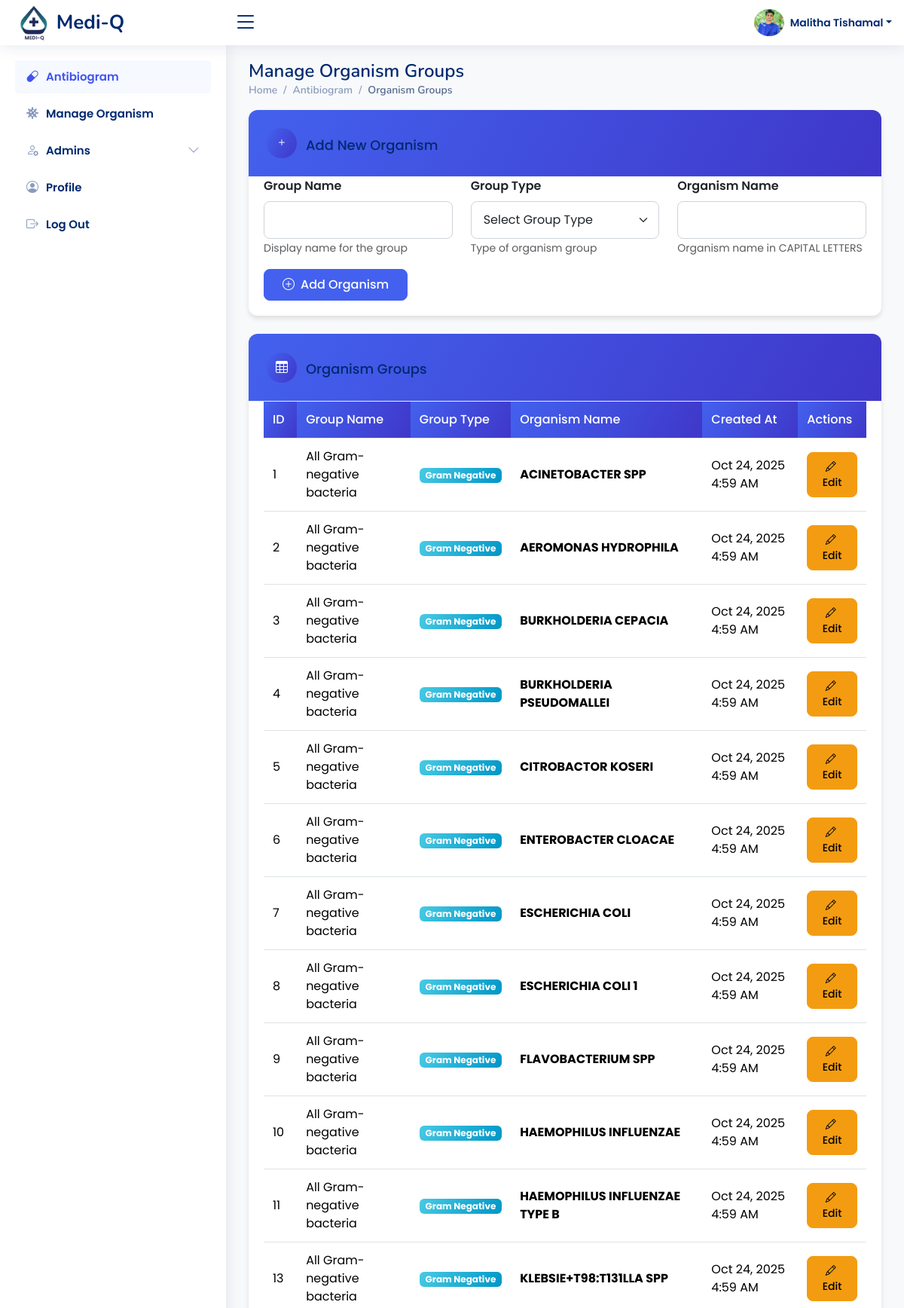
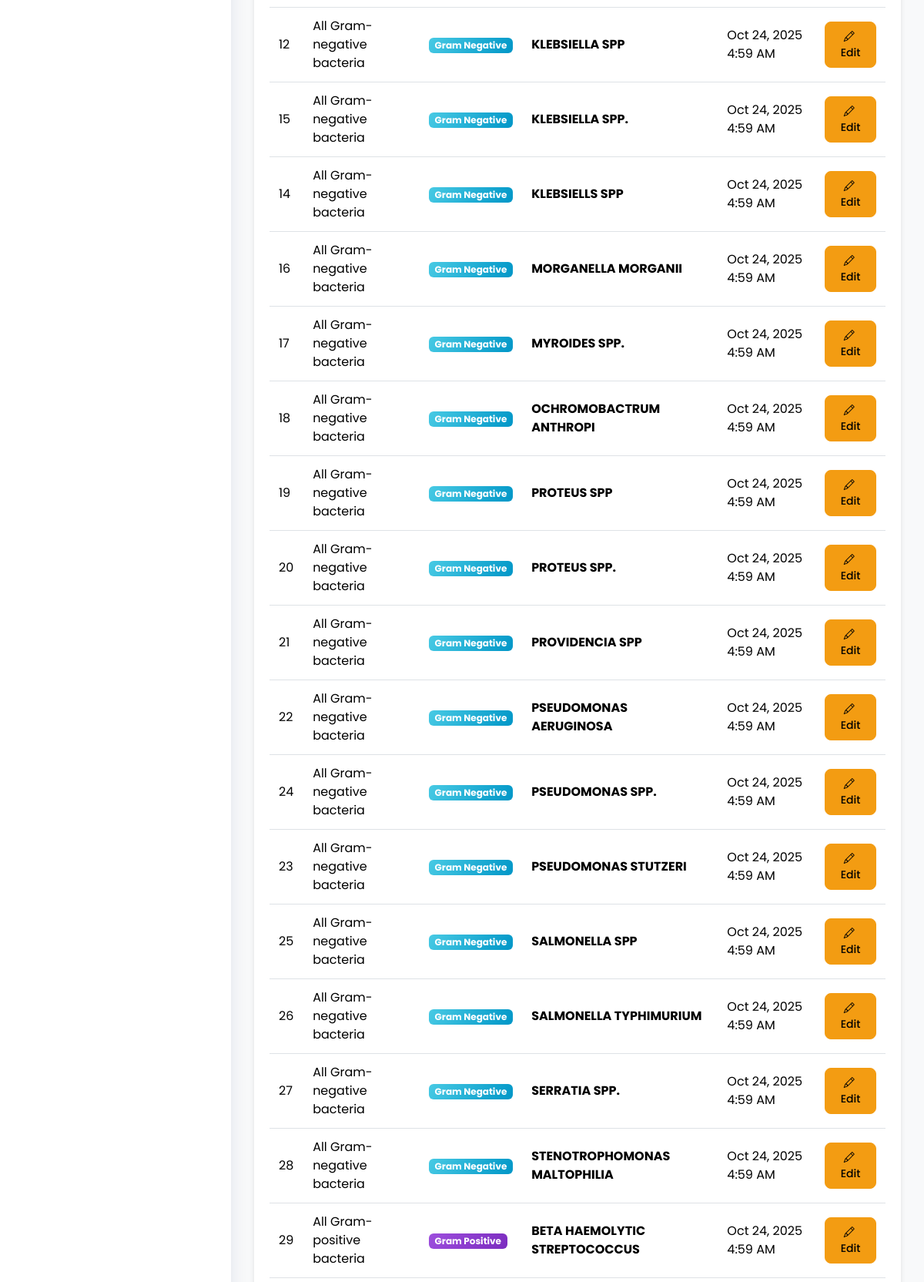
Page /super-admin/pages-manage-organism.php (signed in, upper part) on the committed database (2 pictures, top to bottom).
### tables this page shows
CREATE TABLE `organism_groups` (
  `id` int(11) NOT NULL,
  `group_name` varchar(100) NOT NULL,
  `group_type` enum('gram_negative','gram_positive') NOT NULL,
  `organism_name` varchar(191) NOT NULL,
  `created_at` timestamp NULL DEFAULT current_timestamp()
);

### super-admin/pages-manage-organism.php (the view, shortened to what this page needs)
<?php
require_once '../includes/db-conn.php';
$user_id = $_SESSION['admin_id'];
$sql = "SELECT name, email, nic, mobile, profile_picture FROM admins WHERE id = ?";
$stmt = $conn->prepare($sql);
$stmt->bind_param("i", $user_id);
$stmt->execute();
$result = $stmt->get_result();
$user = $result->fetch_assoc();
$organism_groups = [];
$result = $conn->query("SELECT * FROM organism_groups ORDER BY group_type, organism_name");
if ($result) {
    $organism_groups = $result->fetch_all(MYSQLI_ASSOC);
}
$edit_organism = null;
?>
<!DOCTYPE html>
<html lang="en">
<head>
    <link href="https://cdn.jsdelivr.net/npm/bootstrap@5.3.0/dist/css/bootstrap.min.css" rel="stylesheet">
    <link rel="stylesheet" href="https://cdn.jsdelivr.net/npm/bootstrap-icons@1.10.0/font/bootstrap-icons.css">
    <?php include_once("../includes/css-links-inc.php"); ?>
</head>
<body>
    <?php include_once("../includes/header.php") ?>
    <?php include_once("../includes/sadmin-sidebar.php") ?>
    <main id="main" class="main">
        <div class="pagetitle">
            <h1>Manage Organism Groups</h1>
            <nav>
                <ol class="breadcrumb">
                    <li class="breadcrumb-item"><a href="index.php">Home</a></li>
                    <li class="breadcrumb-item"><a href="antibiogram.php">Antibiogram</a></li>
                    <li class="breadcrumb-item active">Organism Groups</li>
                </ol>
            </nav>
        </div>
        <section class="section">
            <div class="row">
                <div class="col-lg-12">
                    <div class="card mb-4">
                        <div class="card-header">
                            <div class="d-flex align-items-center">
                                <div class="feature-icon">
                                    <i class="bi <?php echo $edit_organism ? 'bi-pencil' : 'bi-plus'; ?>"></i>
                                </div>
                                <h5 class="card-title mb-0">
                                    <?php echo $edit_organism ? 'Edit Organism' : 'Add New Organism'; ?>
                                </h5>
                            </div>
                        </div>
                        <div class="card-body">
                            <form method="post" id="organismForm">
                                <div class="row">
                                    <div class="col-md-4">
                                        <div class="mb-3">
                                            <label class="form-label fw-semibold">Group Name</label>
                                            <input type="text" class="form-control" name="group_name"
                                                   value="<?php echo $edit_organism ? htmlspecialchars($edit_organism['group_name']) : ''; ?>"
                                                   required>
                                            <small class="text-muted">Display name for the group</small>
                                        </div>
                                    </div>
                                    <div class="col-md-4">
                                        <div class="mb-3">
                                            <label class="form-label fw-semibold">Group Type</label>
                                            <select class="form-select" name="group_type" required>
                                                <option value="">Select Group Type</option>
                                            </select>
                                            <small class="text-muted">Type of organism group</small>
                                        </div>
                                    </div>
                                    <div class="col-md-4">
                                        <div class="mb-3">
                                            <label class="form-label fw-semibold">Organism Name</label>
                                            <input type="text" class="form-control text-uppercase" name="organism_name"
                                                   value="<?php echo $edit_organism ? htmlspecialchars($edit_organism['organism_name']) : ''; ?>"
                                                   required>
                                            <small class="text-muted">Organism name in CAPITAL LETTERS</small>
                                        </div>
                                    </div>
                                </div>
                                <div class="d-flex justify-content-between">
                                    <div>
                                        <?php if ($edit_organism): ?>
                                        <button type="submit" name="edit_organism" class="btn btn-warning">
                                            <i class="bi bi-check-circle me-2"></i>Update Organism
                                        </button>
                                        <a href="pages-manage-organism.php" class="btn btn-secondary ms-2">
                                            <i class="bi bi-x-circle me-2"></i>Cancel
                                        </a>
                                        <?php else: ?>
                                        <button type="submit" name="add_organism" class="btn btn-primary">
                                            <i class="bi bi-plus-circle me-2"></i>Add Organism
                                        </button>
                                        <?php endif; ?>
                                    </div>
                                </div>
                            </form>
                        </div>
                    </div>
                    <div class="card">
                        <div class="card-header">
                            <div class="d-flex align-items-center">
                                <div class="feature-icon">
                                    <i class="bi bi-table"></i>
                                </div>
                                <h5 class="card-title mb-0">Organism Groups</h5>
                            </div>
                        </div>
                        <div class="card-body">
                            <?php if (!empty($organism_groups)): ?>
                            <div class="table-responsive">
                                <table class="table table-hover">
                                    <thead>
                                        <tr>
                                            <th>ID</th>
                                            <th>Group Name</th>
                                            <th>Group Type</th>
                                            <th>Organism Name</th>
                                            <th>Created At</th>
                                            <th>Actions</th>
                                        </tr>
                                    </thead>
                                    <tbody>
                                        <?php foreach ($organism_groups as $organism): ?>
                                        <tr>
                                            <td><?php echo $organism['id']; ?></td>
                                            <td><?php echo htmlspecialchars($organism['group_name']); ?></td>
                                            <td>
                                                <span class="badge <?php echo $organism['group_type'] === 'gram_negative' ? 'badge-gram-negative' : 'badge-gram-positive'; ?>">
                                                    <?php echo $organism['group_type'] === 'gram_negative' ? 'Gram Negative' : 'Gram Positive'; ?>
                                                </span>
                                            </td>
                                            <td><strong><?php echo htmlspecialchars($organism['organism_name']); ?></strong></td>
                                            <td><?php echo date('M j, Y g:i A', strtotime($organism['created_at'])); ?></td>
                                            <td>
                                                <div class="btn-group" role="group">
                                                    <a href="?edit=<?php echo $organism['id']; ?>" class="btn btn-sm btn-warning">
                                                        <i class="bi bi-pencil me-1"></i>Edit
                                                    </a>
                                                </div>
                                            </td>
                                        </tr>
                                        <?php endforeach; ?>
                                    </tbody>
                                </table>
                            </div>
                            <?php endif; ?>
                        </div>
                    </div>
                </div>
            </div>
        </section>
    </main>
</body>
</html>

### includes/header.php (shortened to what this page needs)
<header id="header" class="header fixed-top d-flex align-items-center">
    <div class="d-flex align-items-center justify-content-between">
        <a href="" class="logo d-flex align-items-center">
            <img src="<?php echo $base_url; ?>assets/images/logos/mediq-logo.png" alt="">
            <span class="d-none d-lg-block">Medi-Q</span>
        </a>
        <i class="bi bi-list toggle-sidebar-btn"></i>
    </div>
    <nav class="header-nav ms-auto">
        <ul class="d-flex align-items-center">
            <?php
                $profilePic = isset($user['profile_picture']) && $user['profile_picture'] ? $user['profile_picture'] : 'default.jpg';
            ?>
            <li class="nav-item dropdown pe-3">
                <a class="nav-link nav-profile d-flex align-items-center pe-0" href="#" data-bs-toggle="dropdown">
                   <img id="profilePicture" src="uploads/<?php echo $profilePic; ?>" alt="Profile Picture" class="rounded-circle" style="width: 40px !important; height: 40px !important; object-fit: cover;">
                    <span class="d-none d-md-block dropdown-toggle ps-2"><?php echo htmlspecialchars($user['name']); ?></span>
                </a>
            </li>
        </ul>
    </nav>
</header>

### assets/css/style.css (style rules this page uses)
:root { scroll-behavior: smooth; }
body { font-family: "Open Sans", sans-serif; background: #f6f9ff; color: #444444; }
a { color: #4154f1; text-decoration: none; }
h1, h2, h3, h4, h5, h6 { font-family: "Nunito", sans-serif; }
#main { margin-top: 60px; padding: 20px 30px; transition: all 0.3s; }
.pagetitle { margin-bottom: 10px; }
.pagetitle h1 { font-size: 24px; margin-bottom: 0; font-weight: 600; color: #012970; }
.card { margin-bottom: 30px; border: none; border-radius: 5px; box-shadow: 0px 0 30px rgba(1, 41, 112, 0.1); }
.card-header, .card-footer { border-color: #ebeef4; background-color: #fff; color: #798eb3; padding: 15px; }
.card-title { padding: 20px 0 15px 0; font-size: 18px; font-weight: 500; color: #012970; font-family: "Poppins", sans-serif; }
.card-body { padding: 0 20px 20px 20px; }
.breadcrumb { font-size: 14px; font-family: "Nunito", sans-serif; color: #899bbd; font-weight: 600; }
.breadcrumb a { color: #899bbd; transition: 0.3s; }
.breadcrumb .breadcrumb-item::before { color: #899bbd; }
.breadcrumb .active { color: #51678f; font-weight: 600; }
.logo { line-height: 1; }
@media (min-width: 1200px) { .logo { width: 280px; } }
.logo img { max-height: 50px; margin-right: 6px; }
.logo span { font-size: 26px; font-weight: 700; color: #012970; font-family: "Nunito", sans-serif; }
.header { transition: all 0.5s; z-index: 997; height: 60px; box-shadow: 0px 2px 20px rgba(1, 41, 112, 0.1); background-color: #fff; padding-left: 20px; }
.header .toggle-sidebar-btn { font-size: 32px; padding-left: 10px; cursor: pointer; color: #012970; }
.header-nav ul { list-style: none; }
.header-nav>ul { margin: 0; padding: 0; }
.header-nav .nav-profile { color: #012970; }
.header-nav .nav-profile img { max-height: 36px; }
.header-nav .nav-profile span { font-size: 14px; font-weight: 600; }
@media (min-width: 1200px) { #main, #footer { margin-left: 300px; } }

### super-admin/pages-manage-organism.php (style rules this page uses)
:root { --primary: #4361ee; --secondary: #3f37c9; --success: #4cc9f0; --info: #4895ef; --warning: #f72585; --light: #f8f9fa; --dark: #212529; --card-shadow: 0 4px 6px rgba(0, 0, 0, 0.1); --transition: all 0.3s ease; }
body { background-color: #f8f9fa; font-family: 'Poppins', sans-serif; color: #495057; }
.card { border-radius: 12px; box-shadow: var(--card-shadow); border: none; transition: var(--transition); }
.card-header { background: linear-gradient(120deg, var(--primary), var(--secondary)); color: white; border-radius: 12px 12px 0 0 !important; font-weight: 600; padding: 1rem 1.5rem; }
.btn-primary { background-color: var(--primary); border-color: var(--primary); border-radius: 8px; padding: 0.5rem 1.5rem; font-weight: 500; transition: var(--transition); }
.btn-warning { background-color: #f39c12; border-color: #f39c12; border-radius: 8px; padding: 0.5rem 1rem; font-weight: 500; transition: var(--transition); }
.table th { background: linear-gradient(120deg, var(--primary), var(--secondary)); color: white; font-weight: 500; padding: 0.75rem; }
.table td { padding: 0.75rem; vertical-align: middle; }
.form-control, .form-select { border-radius: 8px; padding: 0.75rem 1rem; border: 1px solid #ced4da; transition: var(--transition); }
.feature-icon { background: linear-gradient(120deg, var(--primary), var(--secondary)); color: white; width: 40px; height: 40px; border-radius: 50%; display: flex; align-items: center; justify-content: center; margin-right: 12px; }
.badge-gram-negative { background: linear-gradient(120deg, #48cae4, #0096c7); color: white; }
.badge-gram-positive { background: linear-gradient(120deg, #9d4edd, #7b2cbf); color: white; }

### rows in the picture
organism_groups: id "1", group_name "All Gram-negative bacteria", group_type "Gram Negative", organism_name "ACINETOBACTER SPP", created_at "Oct 24, 2025 4:59 AM"
organism_groups: id "2", group_name "All Gram-negative bacteria", group_type "Gram Negative", organism_name "AEROMONAS HYDROPHILA", created_at "Oct 24, 2025 4:59 AM"
organism_groups: id "3", group_name "All Gram-negative bacteria", group_type "Gram Negative", organism_name "BURKHOLDERIA CEPACIA", created_at "Oct 24, 2025 4:59 AM"
organism_groups: id "4", group_name "All Gram-negative bacteria", group_type "Gram Negative", organism_name "BURKHOLDERIA PSEUDOMALLEI", created_at "Oct 24, 2025 4:59 AM"
organism_groups: id "5", group_name "All Gram-negative bacteria", group_type "Gram Negative", organism_name "CITROBACTOR KOSERI", created_at "Oct 24, 2025 4:59 AM"
organism_groups: id "6", group_name "All Gram-negative bacteria", group_type "Gram Negative", organism_name "ENTEROBACTER CLOACAE", created_at "Oct 24, 2025 4:59 AM"
organism_groups: id "7", group_name "All Gram-negative bacteria", group_type "Gram Negative", organism_name "ESCHERICHIA COLI", created_at "Oct 24, 2025 4:59 AM"
organism_groups: id "8", group_name "All Gram-negative bacteria", group_type "Gram Negative", organism_name "ESCHERICHIA COLI 1", created_at "Oct 24, 2025 4:59 AM"
organism_groups: id "9", group_name "All Gram-negative bacteria", group_type "Gram Negative", organism_name "FLAVOBACTERIUM SPP", created_at "Oct 24, 2025 4:59 AM"
organism_groups: id "10", group_name "All Gram-negative bacteria", group_type "Gram Negative", organism_name "HAEMOPHILUS INFLUENZAE", created_at "Oct 24, 2025 4:59 AM"
organism_groups: id "11", group_name "All Gram-negative bacteria", group_type "Gram Negative", organism_name "HAEMOPHILUS INFLUENZAE TYPE B", created_at "Oct 24, 2025 4:59 AM"
organism_groups: id "13", group_name "All Gram-negative bacteria", group_type "Gram Negative", organism_name "KLEBSIE+T98:T131LLA SPP", created_at "Oct 24, 2025 4:59 AM"
organism_groups: id "12", group_name "All Gram-negative bacteria", group_type "Gram Negative", organism_name "KLEBSIELLA SPP", created_at "Oct 24, 2025 4:59 AM"
organism_groups: id "15", group_name "All Gram-negative bacteria", group_type "Gram Negative", organism_name "KLEBSIELLA SPP.", created_at "Oct 24, 2025 4:59 AM"
organism_groups: id "14", group_name "All Gram-negative bacteria", group_type "Gram Negative", organism_name "KLEBSIELLS SPP", created_at "Oct 24, 2025 4:59 AM"
organism_groups: id "16", group_name "All Gram-negative bacteria", group_type "Gram Negative", organism_name "MORGANELLA MORGANII", created_at "Oct 24, 2025 4:59 AM"
organism_groups: id "17", group_name "All Gram-negative bacteria", group_type "Gram Negative", organism_name "MYROIDES SPP.", created_at "Oct 24, 2025 4:59 AM"
organism_groups: id "18", group_name "All Gram-negative bacteria", group_type "Gram Negative", organism_name "OCHROMOBACTRUM ANTHROPI", created_at "Oct 24, 2025 4:59 AM"
organism_groups: id "19", group_name "All Gram-negative bacteria", group_type "Gram Negative", organism_name "PROTEUS SPP", created_at "Oct 24, 2025 4:59 AM"
organism_groups: id "20", group_name "All Gram-negative bacteria", group_type "Gram Negative", organism_name "PROTEUS SPP.", created_at "Oct 24, 2025 4:59 AM"
organism_groups: id "21", group_name "All Gram-negative bacteria", group_type "Gram Negative", organism_name "PROVIDENCIA SPP", created_at "Oct 24, 2025 4:59 AM"
organism_groups: id "22", group_name "All Gram-negative bacteria", group_type "Gram Negative", organism_name "PSEUDOMONAS AERUGINOSA", created_at "Oct 24, 2025 4:59 AM"
organism_groups: id "24", group_name "All Gram-negative bacteria", group_type "Gram Negative", organism_name "PSEUDOMONAS SPP.", created_at "Oct 24, 2025 4:59 AM"
organism_groups: id "23", group_name "All Gram-negative bacteria", group_type "Gram Negative", organism_name "PSEUDOMONAS STUTZERI", created_at "Oct 24, 2025 4:59 AM"
organism_groups: id "25", group_name "All Gram-negative bacteria", group_type "Gram Negative", organism_name "SALMONELLA SPP", created_at "Oct 24, 2025 4:59 AM"
organism_groups: id "26", group_name "All Gram-negative bacteria", group_type "Gram Negative", organism_name "SALMONELLA TYPHIMURIUM", created_at "Oct 24, 2025 4:59 AM"
organism_groups: id "27", group_name "All Gram-negative bacteria", group_type "Gram Negative", organism_name "SERRATIA SPP.", created_at "Oct 24, 2025 4:59 AM"
organism_groups: id "28", group_name "All Gram-negative bacteria", group_type "Gram Negative", organism_name "STENOTROPHOMONAS MALTOPHILIA", created_at "Oct 24, 2025 4:59 AM"
organism_groups: id "29", group_name "All Gram-positive bacteria", group_type "Gram Positive", organism_name "BETA HAEMOLYTIC STREPTOCOCCUS", created_at "Oct 24, 2025 4:59 AM"

### other values in the picture
$user['name'] "Malitha Tishamal"
